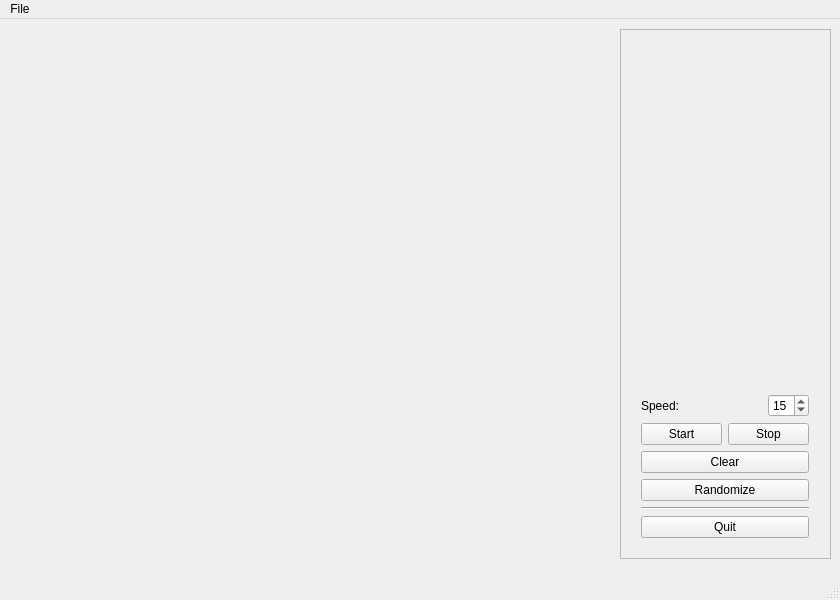
<?xml version="1.0" encoding="UTF-8"?>
<ui version="4.0">
 <class>MainWindow</class>
 <widget class="QMainWindow" name="MainWindow">
  <property name="windowModality">
   <enum>Qt::ApplicationModal</enum>
  </property>
  <property name="enabled">
   <bool>true</bool>
  </property>
  <property name="geometry">
   <rect>
    <x>0</x>
    <y>0</y>
    <width>840</width>
    <height>600</height>
   </rect>
  </property>
  <property name="sizePolicy">
   <sizepolicy hsizetype="Fixed" vsizetype="Fixed">
    <horstretch>0</horstretch>
    <verstretch>0</verstretch>
   </sizepolicy>
  </property>
  <property name="windowTitle">
   <string>MainWindow</string>
  </property>
  <widget class="QWidget" name="centralWidget">
   <widget class="GLWidget" name="glView" native="true">
    <property name="geometry">
     <rect>
      <x>10</x>
      <y>10</y>
      <width>600</width>
      <height>530</height>
     </rect>
    </property>
   </widget>
   <widget class="QFrame" name="frame">
    <property name="geometry">
     <rect>
      <x>620</x>
      <y>10</y>
      <width>211</width>
      <height>530</height>
     </rect>
    </property>
    <property name="frameShape">
     <enum>QFrame::StyledPanel</enum>
    </property>
    <property name="frameShadow">
     <enum>QFrame::Sunken</enum>
    </property>
    <widget class="QWidget" name="verticalLayoutWidget">
     <property name="geometry">
      <rect>
       <x>10</x>
       <y>9</y>
       <width>190</width>
       <height>511</height>
      </rect>
     </property>
     <layout class="QVBoxLayout" name="verticalLayout">
      <property name="sizeConstraint">
       <enum>QLayout::SetMinimumSize</enum>
      </property>
      <item>
       <spacer name="verticalSpacer">
        <property name="orientation">
         <enum>Qt::Vertical</enum>
        </property>
        <property name="sizeHint" stdset="0">
         <size>
          <width>20</width>
          <height>40</height>
         </size>
        </property>
       </spacer>
      </item>
      <item>
       <layout class="QHBoxLayout" name="horizontalLayout">
        <item>
         <widget class="QLabel" name="label">
          <property name="text">
           <string>Speed:</string>
          </property>
         </widget>
        </item>
        <item>
         <spacer name="horizontalSpacer">
          <property name="orientation">
           <enum>Qt::Horizontal</enum>
          </property>
          <property name="sizeHint" stdset="0">
           <size>
            <width>40</width>
            <height>20</height>
           </size>
          </property>
         </spacer>
        </item>
        <item>
         <widget class="QSpinBox" name="spinBox">
          <property name="maximum">
           <number>20</number>
          </property>
          <property name="value">
           <number>15</number>
          </property>
         </widget>
        </item>
       </layout>
      </item>
      <item>
       <layout class="QHBoxLayout" name="horizontalLayout_2">
        <item>
         <widget class="QPushButton" name="pushButton_4">
          <property name="text">
           <string>Start</string>
          </property>
         </widget>
        </item>
        <item>
         <widget class="QPushButton" name="pushButton_5">
          <property name="text">
           <string>Stop</string>
          </property>
         </widget>
        </item>
       </layout>
      </item>
      <item>
       <widget class="QPushButton" name="pushButton_2">
        <property name="text">
         <string>Clear</string>
        </property>
       </widget>
      </item>
      <item>
       <widget class="QPushButton" name="pushButton">
        <property name="text">
         <string>Randomize</string>
        </property>
       </widget>
      </item>
      <item>
       <widget class="Line" name="line">
        <property name="orientation">
         <enum>Qt::Horizontal</enum>
        </property>
       </widget>
      </item>
      <item>
       <widget class="QPushButton" name="pushButton_3">
        <property name="text">
         <string>Quit</string>
        </property>
       </widget>
      </item>
     </layout>
    </widget>
   </widget>
  </widget>
  <widget class="QMenuBar" name="menuBar">
   <property name="geometry">
    <rect>
     <x>0</x>
     <y>0</y>
     <width>840</width>
     <height>21</height>
    </rect>
   </property>
   <widget class="QMenu" name="menuFile">
    <property name="title">
     <string>File</string>
    </property>
    <addaction name="actionQuit"/>
   </widget>
   <addaction name="menuFile"/>
  </widget>
  <widget class="QStatusBar" name="statusBar"/>
  <action name="actionQuit">
   <property name="text">
    <string>Quit</string>
   </property>
  </action>
 </widget>
 <layoutdefault spacing="6" margin="11"/>
 <customwidgets>
  <customwidget>
   <class>GLWidget</class>
   <extends>QWidget</extends>
   <header location="global">glwidget.hpp</header>
   <container>1</container>
  </customwidget>
 </customwidgets>
 <resources/>
 <connections>
  <connection>
   <sender>actionQuit</sender>
   <signal>activated()</signal>
   <receiver>MainWindow</receiver>
   <slot>close()</slot>
   <hints>
    <hint type="sourcelabel">
     <x>-1</x>
     <y>-1</y>
    </hint>
    <hint type="destinationlabel">
     <x>272</x>
     <y>171</y>
    </hint>
   </hints>
  </connection>
  <connection>
   <sender>pushButton_3</sender>
   <signal>clicked()</signal>
   <receiver>MainWindow</receiver>
   <slot>close()</slot>
   <hints>
    <hint type="sourcelabel">
     <x>705</x>
     <y>536</y>
    </hint>
    <hint type="destinationlabel">
     <x>399</x>
     <y>299</y>
    </hint>
   </hints>
  </connection>
 </connections>
</ui>
